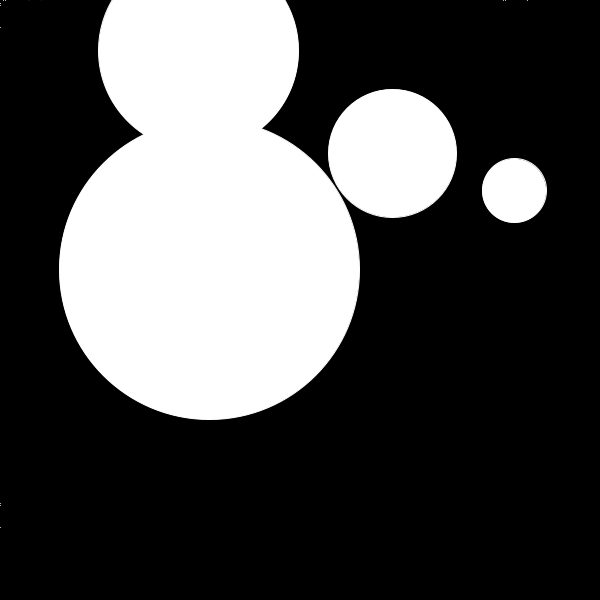
Frame 1 (no input)
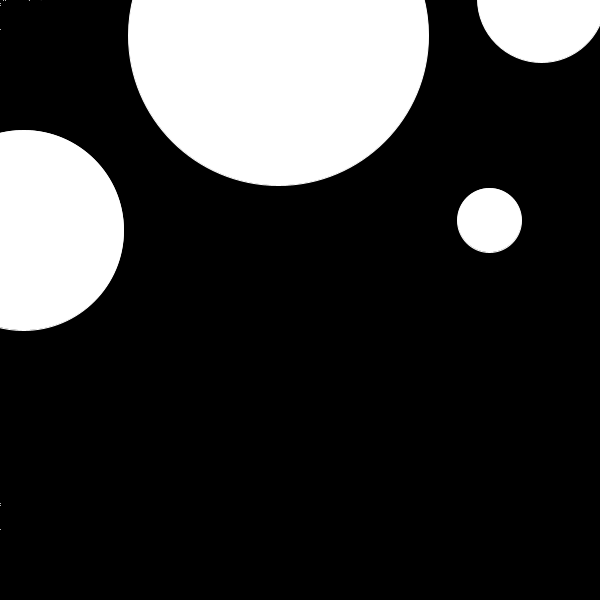
Frame 60 (the mouse pressed at the canvas centre just before this capture)
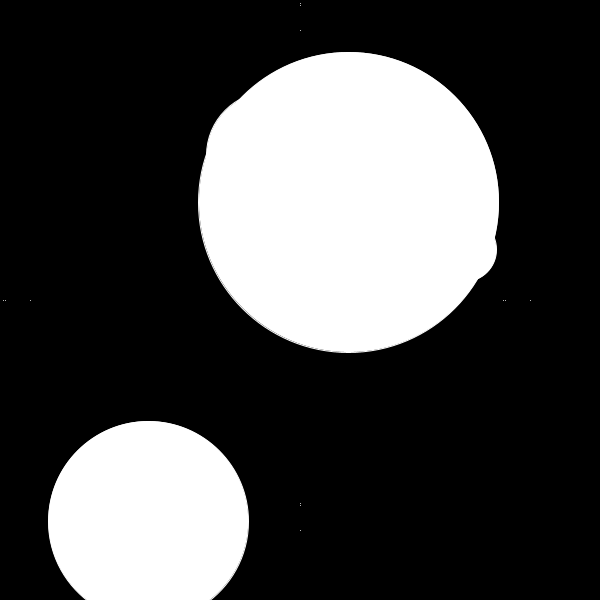
Frame 120 (the mouse held since frame 60 and released just before this capture)

The Processing sketch that drew these frames (run headless with seeded random() and noise(); from frame 60 on, the mouse is pressed at the canvas centre):

// Processing sketch: processing_171473
// ── processing_171473.pde

Ball ball1;
Ball ball2;
Ball ball3;
Ball ball4;

void setup () {
  size(600, 600);
  smooth();
  
  ball1 = new Ball(64);
  ball2 = new Ball(32);
  ball3 = new Ball(100);
  ball4 = new Ball (150);
  
}

void draw() {
  
  background(0);
  
  int s = second();  // Values from 0 - 59
  int m = minute();  // Values from 0 - 59
  int h = hour();    // Values from 0 - 23
  int d = day();    // Values from 1 - 31
  int o = month();  // Values from 1 - 12
  int y = year();   
  
  String st = String.valueOf(d);
  text(st, mouseX-20, mouseY);
  st = String.valueOf(o);
  text(st, mouseX, mouseY); 
  st = String.valueOf(y);
  text(st, mouseX+20, mouseY);
  
  String st2 = String.valueOf(s);
  text(s, mouseX-20, mouseY-20);
  st = String.valueOf(o);
  text(m, mouseX, mouseY-20); 
  st = String.valueOf(y);
  text(h, mouseX+20, mouseY-20);
   
  //left side
  line(s, mouseX, s, mouseY);
  stroke(255);
  line(m, mouseX, m, mouseY);
  stroke(255);
  line(h, mouseX, h, mouseY);
  stroke(255);
  
  //top
  line(mouseX, s, mouseY, s);
  stroke(255);
  line(mouseX, m, mouseY, m);
  stroke(255);
  line(mouseX, h, mouseY, h);
  stroke(255);
  
  //right side
  line(s+500, mouseX, s+500, mouseY);
  stroke(255);
  line(m+500, mouseX, m+500, mouseY);
  stroke(255);
  line(h+500, mouseX, h+500, mouseY);
  stroke(255);
  
  //bottom
  line(mouseX, s+500, mouseY, s+500);
  stroke(255);
  line(mouseX, m+500, mouseY, m+500);
  stroke(255);
  line(mouseX, h+500, mouseY, h+500);
  stroke(255);
  
  ball1.move();
  ball2.move();
  ball1.display();
  ball2.display();
  ball3.move();
  ball3.display();
  ball4.move();
  ball4.display();
  
}
class Ball {
  float r; //radius
  float x, y;  //location
  float xspeed, yspeed;  //speed
  
  //constructor
  Ball (float tempR) {
    r = tempR;
    x = random(width);
    y = random(height);
    xspeed = random(-5, 5);
    yspeed = random(-5, 5);
  }
  
  void move() {
    x += xspeed;  //Increment x
    y += yspeed;  //Increment y
    
    //Check horizontal edges
    if (x > width || x < 0) {
      xspeed *= -1;
    }
    //check vertical edges
    if (y > height || y < 0) {
      yspeed *= -1;
    }
  }
  
  //draw the ball
  void display() {
    stroke(255);
    fill(255);
    ellipse(x, y, r*2, r*2);
  }
}
